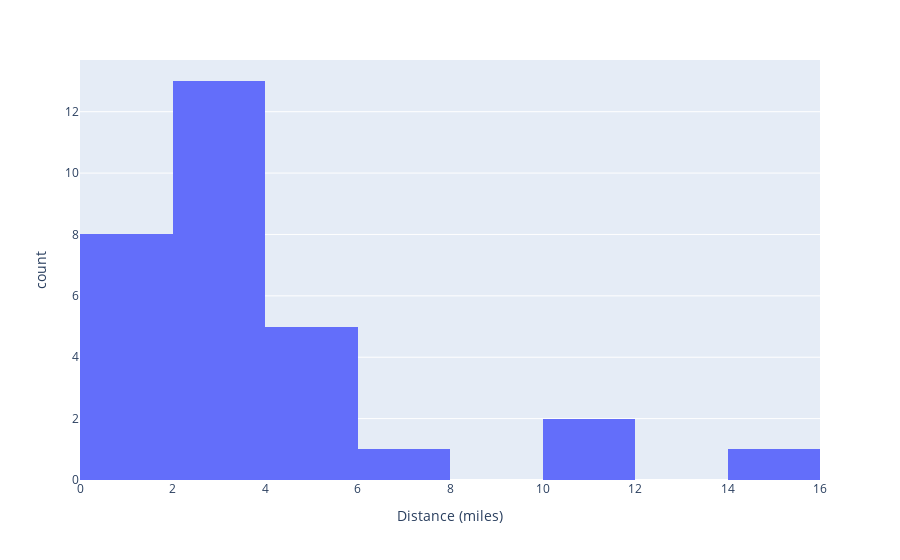

This figure's notebook cell:
### Code cell
px.histogram(df, x = "Distance (miles)")

### Figure 1 — Plotly figure (JSON) as saved in the notebook; plotly's stock layout.template omitted (floating-point values rounded to 4 significant figures)
{"data": [{"alignmentgroup": "True", "bingroup": "x", "hovertemplate": "Distance (miles)=%{x}<br>count=%{y}<extra></extra>", "legendgroup": "", "marker": {"color": "#636efa", "pattern": {"shape": ""}}, "name": "", "offsetgroup": "", "orientation": "v", "showlegend": false, "type": "histogram", "x": [2, 2.2, 4.6, 2.4, 4, 11.4, 6.2, 1.1, 3.6, 0.2, 11.8, 15.8, 0.8, 2, 2.2, 4, 2.4, 0.4, 2.2, 3.6, 2, 3, 4.8, 4, 3.5, 2.6, 1.5, 1.5, 1.3, 1], "xaxis": "x", "yaxis": "y"}], "layout": {"barmode": "relative", "legend": {"tracegroupgap": 0}, "margin": {"t": 60}, "xaxis": {"anchor": "y", "domain": [0, 1], "title": {"text": "Distance (miles)"}}, "yaxis": {"anchor": "x", "domain": [0, 1], "title": {"text": "count"}}}}
